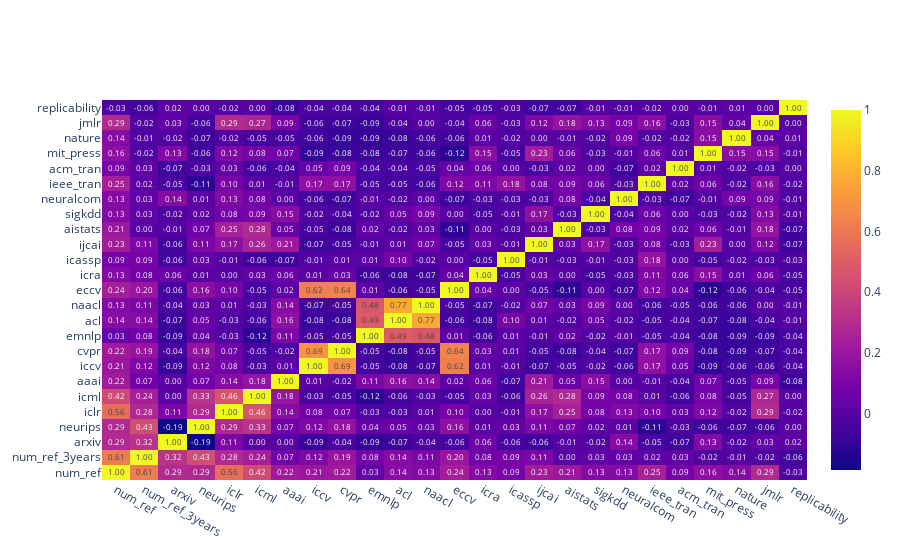

This figure's notebook cell:
### Code cell
dataframe = reference_based.join([y])
correlation_matrix(dataframe)

### Figure 1 — Plotly figure (JSON) as saved in the notebook; plotly's stock layout.template omitted (floating-point values rounded to 4 significant figures; data arrays with more than 128 entries replaced by an {"elided": "..."} marker saying what was removed)
{"data": [{"text": {"elided": "25x25 float values"}, "texttemplate": "%{text:.2f}", "type": "heatmap", "x": ["num_ref", "num_ref_3years", "arxiv", "neurips", "iclr", "icml", "aaai", "iccv", "cvpr", "emnlp", "acl", "naacl", "eccv", "icra", "icassp", "ijcai", "aistats", "sigkdd", "neuralcom", "ieee_tran", "acm_tran", "mit_press", "nature", "jmlr", "replicability"], "y": ["num_ref", "num_ref_3years", "arxiv", "neurips", "iclr", "icml", "aaai", "iccv", "cvpr", "emnlp", "acl", "naacl", "eccv", "icra", "icassp", "ijcai", "aistats", "sigkdd", "neuralcom", "ieee_tran", "acm_tran", "mit_press", "nature", "jmlr", "replicability"], "z": {"elided": "25x25 float values"}}], "layout": {}}
